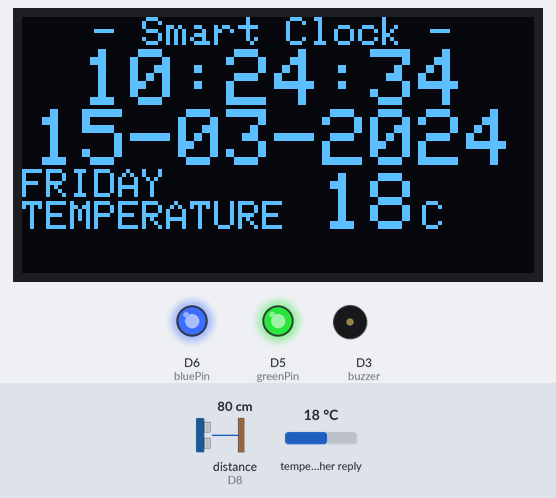
The sketch below on a simulated ESP8266 (NodeMCU). Shown: 128×64 one-colour display, output pins drawn as LEDs (lit = HIGH), buzzer (waves = sounding, pin HIGH). Wiring (inferred from the names in the program): ultrasonic range finder: trigger D7; echo D8. The test bench sets the inputs (shaded band); at power-on: distance to the obstacle (sensor on D8) 80 cm, temperature in the weather reply 18 °C. The echo pulse lasts 58.3 µs per cm; WiFi joins after 1.5 s; servers stay silent unless stated; network time is answered at once with the bench clock; the local clock reads 2024-03-15 10:24:30 at power-on unless the sketch sets it; the Firebase database answers and starts empty; web services answer with replies made up by the test bench; pins used as bus, display or sensor lines are not drawn; what the sketch prints to the serial monitor is not drawn.

Above: at 4.8 s.
4.9 s: distance to the obstacle (sensor on D8) set to 73 cm
At 6.3 s:
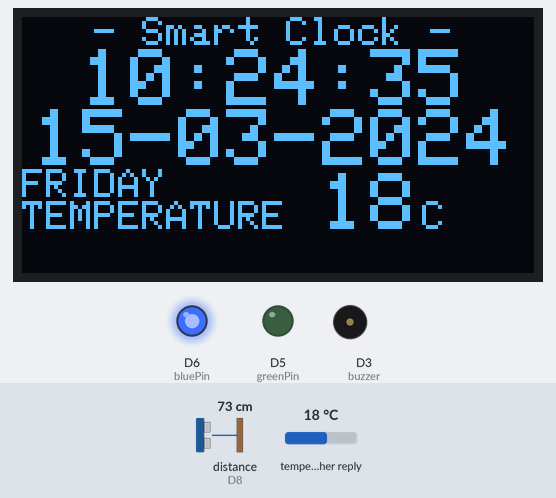
8.0 s: temperature in the weather reply set to -14 °C
At 9.9 s:
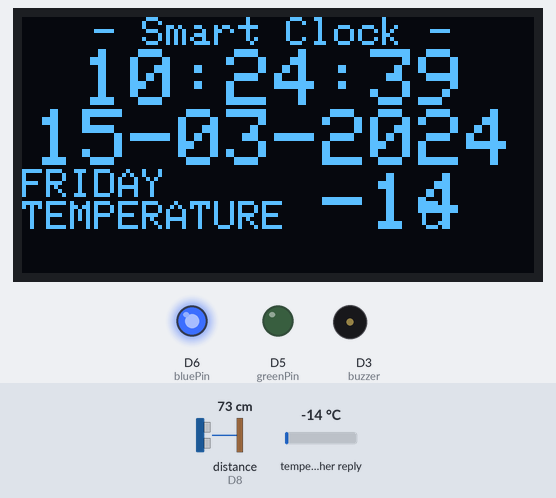
10.1 s: temperature in the weather reply set to -1 °C
At 11.1 s:
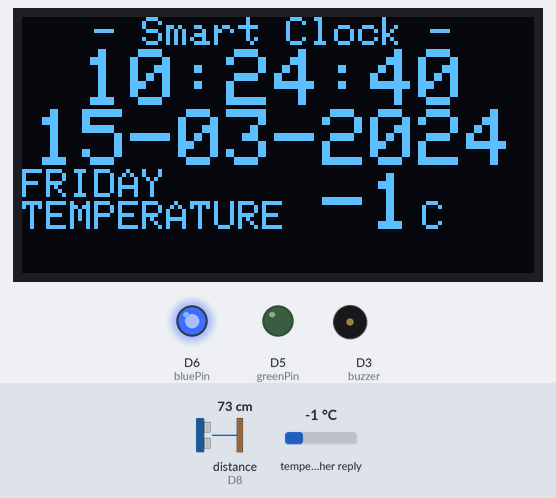
12.8 s: temperature in the weather reply set to 14 °C
At 13.9 s:
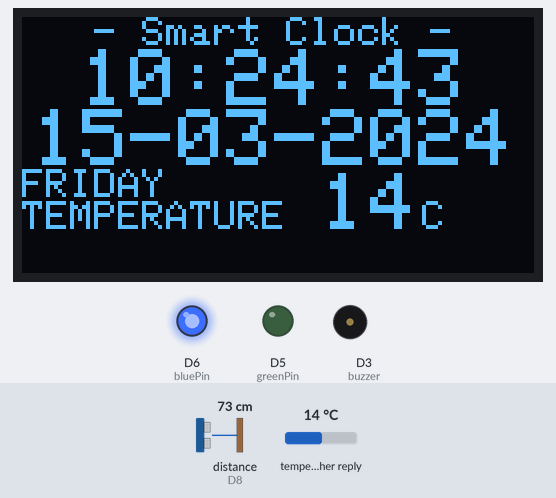
14.9 s: distance to the obstacle (sensor on D8) set to 31 cm
17.1 s: distance to the obstacle (sensor on D8) set to 27 cm
At 19.1 s:
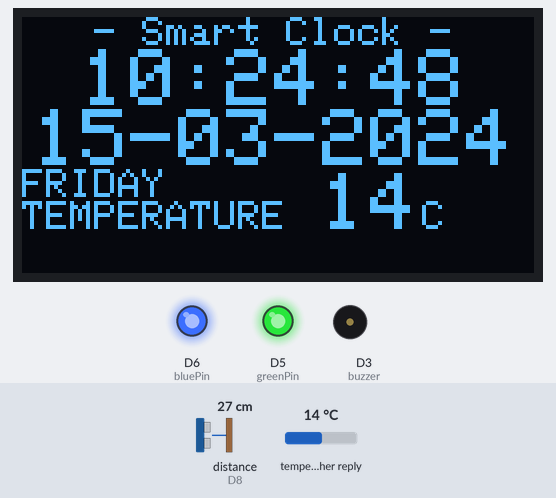
Timing chart, 0 to 20.6 s (numbered marks = the images above; inputs shaded):
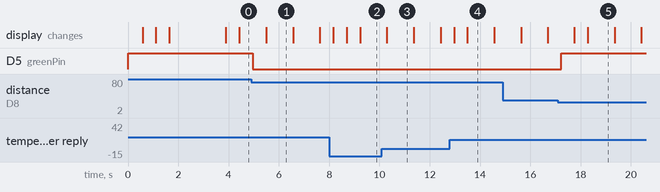

Measured:
- the behaviour switches between 76 and 75 cm on distance to the obstacle (sensor on D8) (found by bisection; images 0 and 1)
- the behaviour switches between 30 and 29 cm on distance to the obstacle (sensor on D8) (found by bisection; images 4 and 5)
- after the input at 4.9 s, D5 (greenPin): HIGH → LOW after 0.07 s
- after the input at 17.1 s, D5 (greenPin): LOW → HIGH after 0.13 s
- what the display in image 1 shows lasts 1.1 s, from 5.5 s to 6.6 s

The sketch:

SmartClock.ino
```cpp
// libs for time and connection
#include <ESP8266WiFi.h>
#include <WiFiUdp.h>      // for NTP
#include <NTPClient.h>    // Network Time Protocol
#include <TimeLib.h>      // To convert Unix Epoch timestamp from NTPClient lib into seconds, minutes, hours, day of the week, day, month and year.

// libs for weather
#include <ESP8266WiFi.h>
#include <ESP8266HTTPClient.h>  // for access web
#include <ArduinoJson.h>        // JSON lib

//libs for display
#include <SPI.h>
#include <Wire.h>
#include <Adafruit_GFX.h>
#include <Adafruit_SSD1306.h>  // SSD1306 OLED display driver

//lib for firebase
#include <FirebaseArduino.h>

#define FIREBASE_HOST "......"
#define FIREBASE_AUTH "......"
#define ssid "......"
#define password "......"

#define OLED_RESET LED_BUILTIN
#define buzzer D3
#define redPin D4
#define greenPin D5
#define bluePin D6
#define trigPin D7
#define echoPin D8

Adafruit_SSD1306 display(OLED_RESET);
WiFiUDP ntpUDP;
NTPClient timeClient(ntpUDP, "time.nist.gov", 3600*7, 60000); // 3600*7 (GMT+7)

int current_minute, start_minute, sit_time, alert_minute, wake_minute;
int first_setup = 1;
int alert_status = 0;
int wake_status = 0;

String Location = "Bangkok,th";
String API_Key  = "......";

char Time[] = "  :  :  ";
char Date[] = "  -  -20  ";
int second_, minute_, hour_, wday, day_, month_, year_;

void setup() {

  pinMode(buzzer,OUTPUT);
  pinMode(redPin,OUTPUT);
  pinMode(greenPin,OUTPUT);
  pinMode(bluePin,OUTPUT);

  digitalWrite(buzzer, LOW);
  digitalWrite(redPin, HIGH);
  digitalWrite(greenPin, HIGH);
  digitalWrite(bluePin, HIGH);

  Serial.begin(9600);
  display.begin(SSD1306_SWITCHCAPVCC, 0x3c);
  display.clearDisplay();

  display.setTextSize(2);
  display.setTextColor(WHITE);
  display.println("Initiating");
  display.display();

  Serial.print("Connecting");
  WiFi.begin(ssid, password);
  while (WiFi.status() != WL_CONNECTED) {
    delay(500);
    Serial.print(".");
    display.print(".");
    display.display();
    digitalWrite(redPin, LOW);
    digitalWrite(greenPin, HIGH);
    digitalWrite(bluePin, HIGH);
  }
  delay(2000);
  Serial.println("connected");
  timeClient.begin();

  Firebase.begin(FIREBASE_HOST, FIREBASE_AUTH);
}

void loop() {
  /*  -----------------------  timt  ----------------------- */
  display.clearDisplay();
  timeClient.update();
  unsigned long unix_epoch = timeClient.getEpochTime();   // get UNIX Epoch time

  second_ = second(unix_epoch);      // get seconds (0 - 59)
  minute_ = minute(unix_epoch);      // get minutes (0 - 59)
  hour_   = hour(unix_epoch);        // get hours   (0 - 23)
  wday    = weekday(unix_epoch);     // get minutes (1 - 7 with Sunday is day 1)
  day_    = day(unix_epoch);         // get month day (1 - 31, depends on month)
  month_  = month(unix_epoch);       // get month (1 - 12 with Jan is month 1)
  year_   = year(unix_epoch) - 2000; // get year with 4 digits - 3000 results 2 digits year (ex: 3010 --> 10)

  // adding '0' to convert int to string in c++
  Time[7] = second_ % 10 + '0';
  Time[6] = second_ / 10 + '0';
  Time[4] = minute_ % 10 + '0';
  Time[3] = minute_ / 10 + '0';
  Time[1] = hour_   % 10 + '0';
  Time[0] = hour_   / 10 + '0';
  Date[9] = year_   % 10 + '0';
  Date[8] = year_   / 10 + '0';
  Date[4] = month_  % 10 + '0';
  Date[3] = month_  / 10 + '0';
  Date[1] = day_    % 10 + '0';
  Date[0] = day_    / 10 + '0';

  char head[] = "   - Smart Clock -";
  draw_text(0, 0, head, 1);
  draw_text(15, 8, Time, 2);        // display time
  draw_text(3,  23, Date, 2);        // display date
  display_wday();


  /* ----------------------- weather ----------------------- */
  HTTPClient http;
  http.begin("http://api.openweathermap.org/data/2.5/weather?q=" + Location + "&APPID=" + API_Key);
  int httpCode = http.GET();
  if (httpCode > 0) {
    String payload = http.getString();
    DynamicJsonBuffer jsonBuffer(512);
    JsonObject& root = jsonBuffer.parseObject(payload);
    if (!root.success()) {
      Serial.println(F("Parsing failed!"));
      return;
    }
    int temp = (int)(root["main"]["temp"]) - 273;
    display.setCursor(0, 46);
    display.setTextSize(1);
    display.print("TEMPERATURE");
    display.setCursor(75, 39);
    display.setTextSize(2);
    display.printf("%d", temp);
    display.setCursor(100, 46);
    display.setTextSize(1);
    display.print("C");
  }
  http.end();
  display.display();

  /* ----------------------- health feature -----------------------  */
  long duration, cm;

  pinMode(trigPin, OUTPUT);
  digitalWrite(trigPin, LOW);
  delayMicroseconds(2);
  digitalWrite(trigPin, HIGH);
  delayMicroseconds(5);
  digitalWrite(trigPin, LOW);
  pinMode(echoPin, INPUT);
  duration = pulseIn(echoPin, HIGH);

  cm = calculate(duration);

  if (first_setup) {
    start_minute = minute(unix_epoch);
    first_setup = 0;
  }

  if (cm < 30 || cm > 75) {
    start_minute = minute(unix_epoch);
    alert_status = 0;
  }

  if (minute_ != alert_minute) {
    alert_status = 0;
  }

  if (cm >= 30 && cm <= 75) {
    digitalWrite(redPin, HIGH);
    digitalWrite(greenPin, LOW);
    digitalWrite(bluePin, HIGH);

    current_minute = minute(unix_epoch);
    sit_time = current_minute - start_minute;

    if ((sit_time == 15 && alert_status == 0) || (sit_time == -45 && alert_status == 0)) {
      drink(); // sit for 15 min so alert user to go drink water
      alert_minute = minute_;
      alert_status = 1;
      start_minute = minute_ + 1;
    }
  }
  else {
    digitalWrite(redPin, HIGH);
    digitalWrite(greenPin, HIGH);
    digitalWrite(bluePin, HIGH);
  }

  /* ----------------------- Alarm -----------------------  */
  int alarm_hrs = Firebase.getInt("hrs");
  int alarm_min = Firebase.getInt("min");

  if (minute_ != wake_minute) {
    wake_status = 0;
  }

  if (hour_ == alarm_hrs && minute_ == alarm_min && wake_status == 0) {
    wake(alarm_hrs, alarm_min);
    wake_status = 1;
    wake_minute = minute_;
  }

  /* ----------------------- Serial Monitor -----------------------  */
  Serial.print(alarm_hrs);
  Serial.print(" ");
  Serial.print(alarm_min);
  Serial.print(" ");
  Serial.print("Current min: ");
  Serial.print(current_minute);
  Serial.print(" ");
  Serial.print("start min: ");
  Serial.print(start_minute);
  Serial.print(" ");
  Serial.print("Sit for ");
  Serial.print(sit_time);
  Serial.print(" m ");
  Serial.print(cm);
  Serial.print("cm ");
  Serial.print(Time);
  Serial.println();
}

void wake(int alarm_hrs, int alarm_min) {
  display.clearDisplay();
  char txt0[] = " - ALERT -";
  char txt1[] = "       Wake Up!";
  char txt2[] = "    Rise and Shire";
  char txt3[] = "     :  ";
  txt3[3] = alarm_hrs / 10 + '0';
  txt3[4] = alarm_hrs % 10 + '0';
  txt3[6] = alarm_min / 10 + '0';
  txt3[7] = alarm_min % 10 + '0';
  draw_text(0, 10, txt0, 2);
  draw_text(0, 25, txt1, 1);
  draw_text(0, 33, txt2, 1);
  draw_text(0, 41, txt3, 2);
  display.display();

  int count = 0;
  while (count!=40) {
    if (count%2==0) {
      digitalWrite(redPin, LOW);
      digitalWrite(greenPin, HIGH);
      digitalWrite(bluePin, HIGH);
    }
    else {
      digitalWrite(redPin, HIGH);
      digitalWrite(greenPin, HIGH);
      digitalWrite(bluePin, HIGH);
    }
    digitalWrite(buzzer,HIGH);
    delay(100);
    digitalWrite(buzzer,LOW);
    delay(250);
    count++;
  }
}

void drink() {
  display.clearDisplay();
  char txt0[] = " - ALERT -";
  char txt1[] = "     You Have Sit";
  char txt2[] = "    For 15 Minutes";
  char txt3[] = "     Please Drink";
  char txt4[] = "      Some Water";
  draw_text(0, 10, txt0, 2);
  draw_text(0, 25, txt1, 1);
  draw_text(0, 33, txt2, 1);
  draw_text(0, 41, txt3, 1);
  draw_text(0, 49, txt4, 1);
  display.display();

  digitalWrite(redPin, HIGH);
  digitalWrite(greenPin, HIGH);
  digitalWrite(bluePin, LOW);

  int count = 0;
  while (count!=20) {
    digitalWrite(buzzer,HIGH);
    delay(150);
    digitalWrite(buzzer,LOW);
    delay(500);
    count++;
  }
}

long calculate(long microseconds) {
  // convert microseconds to centimeters
  return microseconds / 29 / 2;
}

void display_wday() {
  switch(wday){
    case 1:  draw_text(0, 38, "SUNDAY", 1); break;
    case 2:  draw_text(0, 38, "MONDAY", 1); break;
    case 3:  draw_text(0, 38, "TUESDAY", 1); break;
    case 4:  draw_text(0, 38, "WEDNESDAY", 1); break;
    case 5:  draw_text(0, 38, "THURSDAY", 1); break;
    case 6:  draw_text(0, 38, "FRIDAY", 1); break;
    default: draw_text(0, 38, "SATURDAY", 1);
  }
}

void draw_text(int x_pos, int y_pos, char *text, int text_size) {
  display.setCursor(x_pos, y_pos);
  display.setTextSize(text_size);
  display.print(text);
}
```
